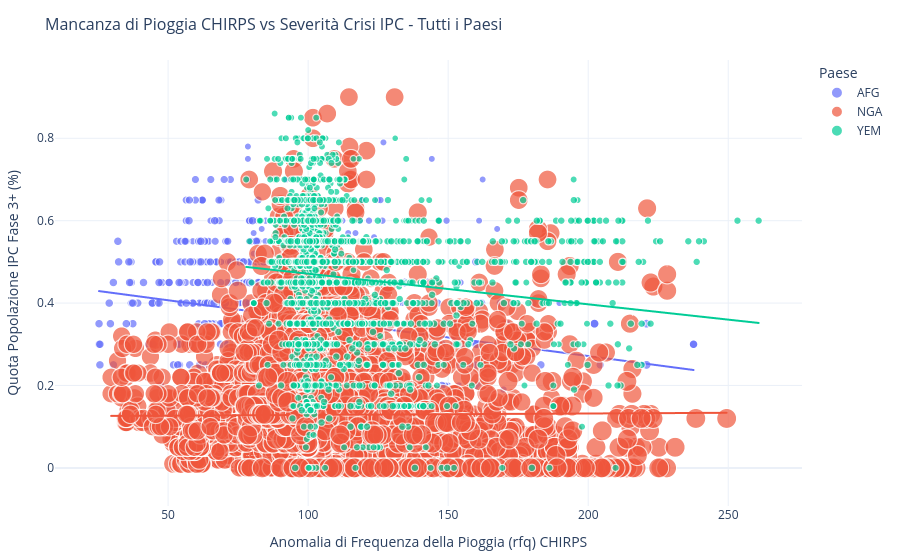

Notebook cell for this chart:
### Code cell
# Relazione globale: Anomalia Pioggia (rfq) vs Severita Crisi IPC (Fase 3+)
fig_rain = plot_rain_vs_ipc(df)
if fig_rain:
    fig_rain.show()

### Figure 1 — Plotly figure (JSON) as saved in the notebook; plotly's stock layout.template omitted (floating-point values rounded to 4 significant figures; data arrays with more than 128 entries replaced by an {"elided": "..."} marker saying what was removed)
{"data": [{"customdata": {"elided": "1321x3 str values"}, "hovertemplate": "Paese=AFG<br>Anomalia di Frequenza della Pioggia (rfq) CHIRPS=%{x}<br>Quota Popolazione IPC Fase 3+ (%)=%{y}<br>Popolazione Totale=%{marker.size}<br>Level 1=%{customdata[0]}<br>Area=%{customdata[1]}<br>Validity period=%{customdata[2]}<extra></extra>", "legendgroup": "AFG", "marker": {"color": "#636efa", "opacity": 0.7, "size": {"elided": "1321 int values"}, "sizemode": "area", "sizeref": 606100.0, "symbol": "circle"}, "mode": "markers", "name": "AFG", "showlegend": true, "type": "scattergl", "x": {"elided": "1321 float values"}, "xaxis": "x", "y": {"elided": "1321 float values"}, "yaxis": "y"}, {"hovertemplate": "<b>OLS trendline</b><br>phase_3plus_percentage = -0.00090238 * Rain_avg_rfq + 0.451963<br>R<sup>2</sup>=0.028546<br><br>Paese=AFG<br>Anomalia di Frequenza della Pioggia (rfq) CHIRPS=%{x}<br>Quota Popolazione IPC Fase 3+ (%)=%{y} <b>(trend)</b><extra></extra>", "legendgroup": "AFG", "marker": {"color": "#636efa", "symbol": "circle"}, "mode": "lines", "name": "AFG", "showlegend": false, "type": "scattergl", "x": {"elided": "1321 float values"}, "xaxis": "x", "y": {"elided": "1321 float values"}, "yaxis": "y"}, {"customdata": {"elided": "10832x3 str values"}, "hovertemplate": "Paese=NGA<br>Anomalia di Frequenza della Pioggia (rfq) CHIRPS=%{x}<br>Quota Popolazione IPC Fase 3+ (%)=%{y}<br>Popolazione Totale=%{marker.size}<br>Level 1=%{customdata[0]}<br>Area=%{customdata[1]}<br>Validity period=%{customdata[2]}<extra></extra>", "legendgroup": "NGA", "marker": {"color": "#EF553B", "opacity": 0.7, "size": {"elided": "10832 int values"}, "sizemode": "area", "sizeref": 606100.0, "symbol": "circle"}, "mode": "markers", "name": "NGA", "showlegend": true, "type": "scattergl", "x": {"elided": "10832 float values"}, "xaxis": "x", "y": {"elided": "10832 float values"}, "yaxis": "y"}, {"hovertemplate": "<b>OLS trendline</b><br>phase_3plus_percentage = 3.47555e-05 * Rain_avg_rfq + 0.12506<br>R<sup>2</sup>=0.000078<br><br>Paese=NGA<br>Anomalia di Frequenza della Pioggia (rfq) CHIRPS=%{x}<br>Quota Popolazione IPC Fase 3+ (%)=%{y} <b>(trend)</b><extra></extra>", "legendgroup": "NGA", "marker": {"color": "#EF553B", "symbol": "circle"}, "mode": "lines", "name": "NGA", "showlegend": false, "type": "scattergl", "x": {"elided": "10832 float values"}, "xaxis": "x", "y": {"elided": "10832 float values"}, "yaxis": "y"}, {"customdata": {"elided": "2914x3 str values"}, "hovertemplate": "Paese=YEM<br>Anomalia di Frequenza della Pioggia (rfq) CHIRPS=%{x}<br>Quota Popolazione IPC Fase 3+ (%)=%{y}<br>Popolazione Totale=%{marker.size}<br>Level 1=%{customdata[0]}<br>Area=%{customdata[1]}<br>Validity period=%{customdata[2]}<extra></extra>", "legendgroup": "YEM", "marker": {"color": "#00cc96", "opacity": 0.7, "size": {"elided": "2914 int values"}, "sizemode": "area", "sizeref": 606100.0, "symbol": "circle"}, "mode": "markers", "name": "YEM", "showlegend": true, "type": "scattergl", "x": {"elided": "2914 float values"}, "xaxis": "x", "y": {"elided": "2914 float values"}, "yaxis": "y"}, {"hovertemplate": "<b>OLS trendline</b><br>phase_3plus_percentage = -0.000743224 * Rain_avg_rfq + 0.54566<br>R<sup>2</sup>=0.016109<br><br>Paese=YEM<br>Anomalia di Frequenza della Pioggia (rfq) CHIRPS=%{x}<br>Quota Popolazione IPC Fase 3+ (%)=%{y} <b>(trend)</b><extra></extra>", "legendgroup": "YEM", "marker": {"color": "#00cc96", "symbol": "circle"}, "mode": "lines", "name": "YEM", "showlegend": false, "type": "scattergl", "x": {"elided": "2914 float values"}, "xaxis": "x", "y": {"elided": "2914 float values"}, "yaxis": "y"}], "layout": {"legend": {"itemsizing": "constant", "title": {"text": "Paese"}, "tracegroupgap": 0}, "margin": {"b": 40, "l": 40, "r": 40, "t": 60}, "title": {"font": {"size": 16}, "text": "Mancanza di Pioggia CHIRPS vs Severità Crisi IPC - Tutti i Paesi"}, "xaxis": {"anchor": "y", "domain": [0.0, 1.0], "title": {"text": "Anomalia di Frequenza della Pioggia (rfq) CHIRPS"}}, "yaxis": {"anchor": "x", "domain": [0.0, 1.0], "title": {"text": "Quota Popolazione IPC Fase 3+ (%)"}}}}
